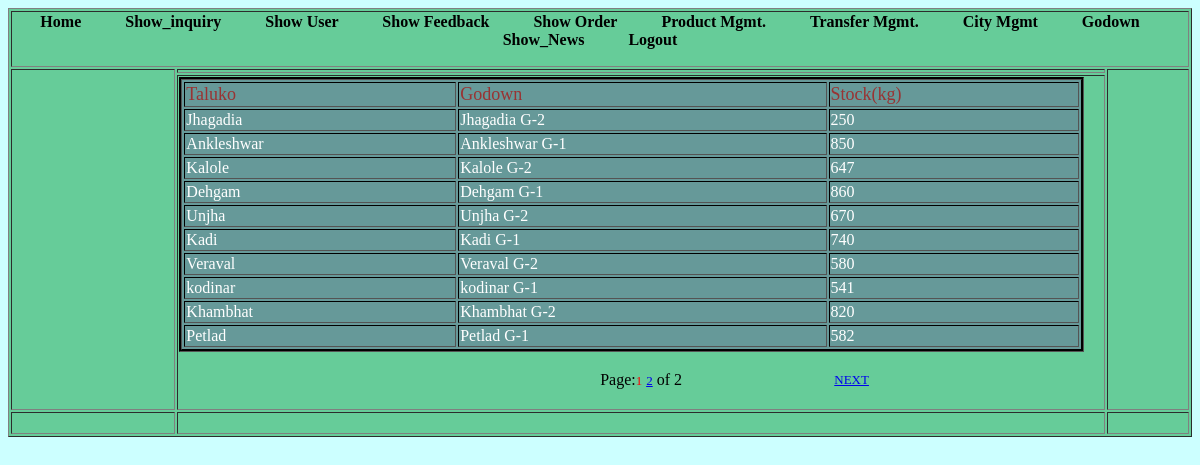
The page /Admin/home.php (signed in) on the database its author committed.
### tables this page shows
CREATE TABLE IF NOT EXISTS `god_mngt` (
  `gid` int(11) NOT NULL AUTO_INCREMENT,
  `taluka` varchar(20) NOT NULL,
  `godown_name` varchar(20) NOT NULL,
  `stock` varchar(10) NOT NULL,
  PRIMARY KEY (`gid`)
);

### Admin/home.php (the view, shortened to what this page needs)
<!DOCTYPE html PUBLIC "-//W3C//DTD XHTML 1.0 Transitional//EN" "http://www.w3.org/TR/xhtml1/DTD/xhtml1-transitional.dtd">
<html xmlns="http://www.w3.org/1999/xhtml">
<head>
<link rel="stylesheet" type="text/css" href="styles.css" />
</head>
<?php
$page_name="home.php";
if(!isset($_REQUEST["start"]))
{
	$start = 0;
}
else
{
	$start = $_REQUEST["start"];
}
		$eu = ($start - 0);
		$limit = 10;
		$this1 = $eu + $limit;
		$next = $eu + $limit;
?>
<body class="body">
  <table width="100%" border="1" align="center" class="background">
    <tr>
      <td colspan="3" ><?php include("header.php");?></td>
    </tr>
    <tr>
      <td width="14%" rowspan="2" class="background" >&nbsp;</td>
      <td width="79%" class="background"><?php
	  ?></td>
      <td width="7%" rowspan="2" class="background">&nbsp;</td>
    </tr>
    <tr>
      <td class="background"><table width="98%" border="1" class="table">
        <tr>
          <td class="font">Taluko</td>
          <td class="font">Godown</td>
          <td class="font">Stock(kg)</td>
        </tr>
		      <?php
	$sql2 = "select * from god_mngt";
	$fetch = mysql_query($sql2) or die("query failed");
	$nume = mysql_num_rows($fetch);
	$sql_group=mysql_query("select * from god_mngt order by gid desc limit $eu,$limit ");
	if(mysql_num_rows($sql_group)>0)
	{
	while($data=mysql_fetch_array($sql_group))
	{
	?>
        <tr>
          <td>
		  <?php
		  	if(($data['stock'])<50)
			{
			?><font color="#FF0000"><?php  echo $data['taluka'];?></font>
			<?php
			}
			else
			{
			?>
			<font color="#FFFFFF"><?php echo $data['taluka'];?></font><?php }?>
		  </td>
          <td>
		  <?php
		  	if(($data['stock'])<50)
			{
			?><font color="#FF0000"><?php  echo $data['godown_name'];?></font>
			<?php
			}
			else
			{
			?>
			<font color="#FFFFFF"><?php echo $data['godown_name'];?></font><?php }?>
		  </td>
          <td><?php
		  	if(($data['stock'])<50)
			{
			?><font color="#FF0000"><?php  echo $data['stock'];?></font>
			<?php
			}
			else
			{
			?>
			<font color="#FFFFFF"><?php echo $data['stock'];?></font><?php }?>
		  </td>
        </tr>
		<?php
		}
		?>
      </table>
      <p>
        <?php
echo "<table align = 'center' width='50%'><tr><td  align='left' width='30%'>";
	echo "</td><td align=center width='40%'>Page:";
	$l=1;
	$total=0;
	for($i=0;$i < $nume;$i=$i+$limit)
	{
		if($i <> $eu)
		{
			echo " <a href='$page_name?start=$i'><font face='Verdana' size='2'>$l</font></a> ";
		}
		else
		{
			echo "<font face='Verdana' size='2' color=red>$l</font>";
		}
		$l=$l+1;
		$total = $total+1;
	}
echo " of $total</td><td  align='right' width='40%'>";
if($this1 < $nume)
{
	echo "<a href='$page_name?start=$next'><font face='Verdana' size='2'>NEXT</font></a>";}
	echo "</td></tr></table>";
}
?>
      </p></td>
    </tr>
    <tr>
      <td class="background">&nbsp;</td>
      <td class="background">&nbsp;</td>
      <td class="background">&nbsp;</td>
    </tr>
</table>
</body>
</html>

### Admin/styles.css (style rules this page uses)
.body { background:#CCFFFF; }
.background { background-color:#66CC99; }
.table { background-color: #669999; border:#000000 groove; }
.font { font:Georgia, "Times New Roman", Times, serif; font-size:18px; color: #993333; }

### rows shown on the page
god_mngt: taluka "Jhagadia", godown_name "Jhagadia G-2", stock "250"
god_mngt: taluka "Ankleshwar", godown_name "Ankleshwar G-1", stock "850"
god_mngt: taluka "Kalole", godown_name "Kalole G-2", stock "647"
god_mngt: taluka "Dehgam", godown_name "Dehgam G-1", stock "860"
god_mngt: taluka "Unjha", godown_name "Unjha G-2", stock "670"
god_mngt: taluka "Kadi", godown_name "Kadi G-1", stock "740"
god_mngt: taluka "Veraval", godown_name "Veraval G-2", stock "580"
god_mngt: taluka "kodinar", godown_name "kodinar G-1", stock "541"
god_mngt: taluka "Khambhat", godown_name "Khambhat G-2", stock "820"
god_mngt: taluka "Petlad", godown_name "Petlad G-1", stock "582"

### other values the page prints
$total "2"
